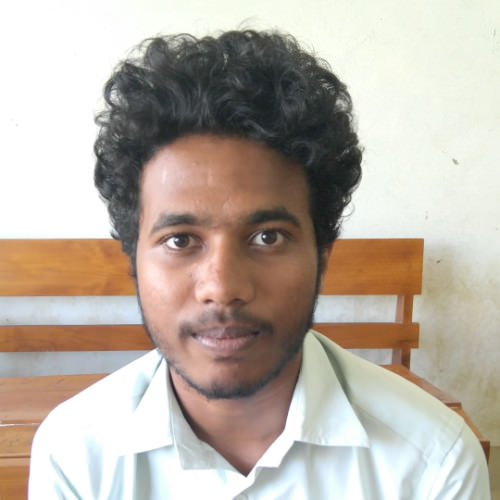
#> input picture training-data/s1/1.jpg, 500 x 500 px
$ python facemaster.py   (Python 2 division)
#> lines starting #> are read from the running program, lines starting #| are printed output that depends on the picture; after the words box and inside, x2 and y2 are one past the last pixel; in counts of white or black regions, pixels touching at a corner belong together
### face_detect.py
import cv2
import sys

def face_detect(imagePath):
	# HaarCascade file, to detect the face.
#> called with imagePath = 'training-data/s1/1.jpg'
	faceCascade = cv2.CascadeClassifier("opencv-files/haarcascade_frontalface_alt.xml")
	image = cv2.imread(imagePath)
#> image is the input picture: shape (500, 500, 3); mean B, G, R 166.2, 176.8, 186.5
	#Convert image to grayscale
	gray = cv2.cvtColor(image, cv2.COLOR_BGR2GRAY)
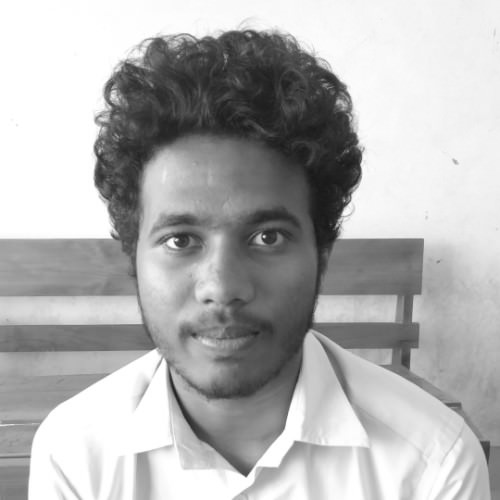
#> gray: shape (500, 500); min 21, max 255, mean 178.5
	grays = []
	faces = faceCascade.detectMultiScale(
		gray,
		scaleFactor=1.1,
		minNeighbors=5,
		minSize=(30, 30)
	)
#> faces = [[116, 153, 218, 218]]

	# For drawing rectangles over multiple faces in the image
	for (x, y, w, h) in faces:
		cv2.rectangle(image, (x, y), (x+w, y+h), (0, 255, 0), 2)
#> this loop made 1 pass
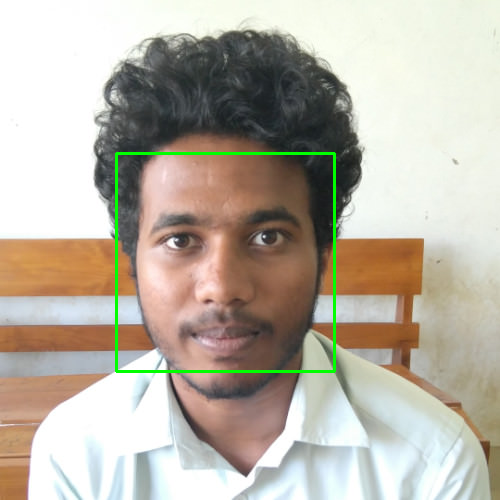
#> image: shape (500, 500, 3); 1.04% of pixels changed, all inside (x1, y1, x2, y2) = (115, 152, 336, 373)

	# Show Detected faces.
	cv2.imshow("Faces found", image)
	cv2.waitKey(1)

	# Append the detected faces into grays list.
	for i in range(0, len(faces)):
		(x, y, w, h) = faces[i]
		grays.append(gray[y:y+w, x:x+h])
#> after the loop, grays = 1 item
	print "------------------------------------------------------------"
	print "Detecting Face -\-"
	return grays, faces, len(faces)

### training_data.py
import cv2, os, sys
import numpy as np
import face_detect as face_detect

def training_data(data_folder):
    dirs = os.listdir(data_folder)
    faces = []
    labels = []
    for dir_name in dirs:
        if not dir_name.startswith("s"):
            continue;
        label = int(dir_name.replace("s", ""))
        subject_dir = data_folder + "/" + dir_name
        subject_images_names = os.listdir(subject_dir)
        for image_name in subject_images_names:
            if image_name.startswith("."):
                continue;
            image_path = subject_dir + "/" + image_name
            face, rect, length = face_detect.face_detect(image_path)
#> face = 1 item; rect = [[116, 153, 218, 218]]; length = 1
            if face is not None:
                faces.append(face[0])
                labels.append(label)

    return faces, labels

### facemaster.py
import cv2
import numpy as np
import face_detect as face_detect
import training_data as training_data

label = []
def predict(test_img):
#> called with test_img = 'test-data/test.jpg'
	img = cv2.imread(test_img).copy()
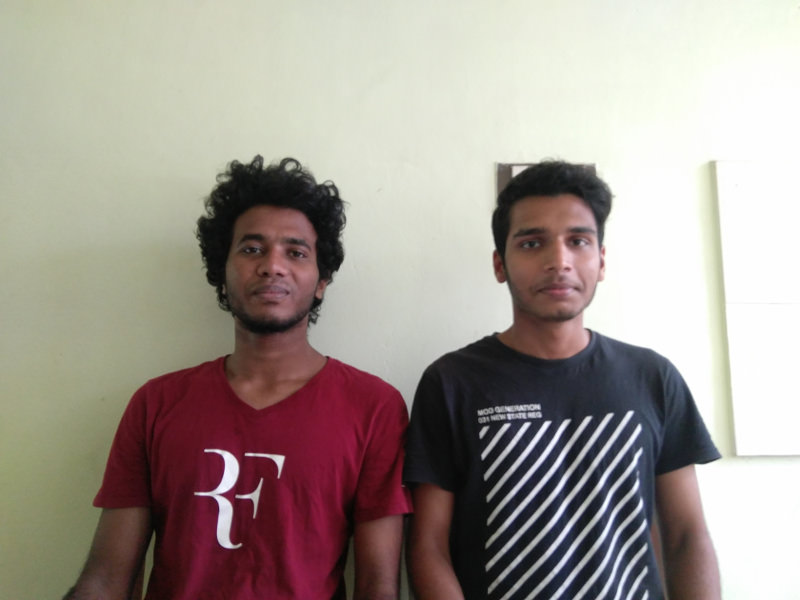
#> input picture test-data/test.jpg, 800 x 600 px
#> img is the input picture: shape (600, 800, 3); mean B, G, R 145.4, 152.5, 162.1
	print "\n\n\n"
	print "Face Prediction Running -\-"
	face, rect, length = face_detect.face_detect(test_img)
#> call 4 of face_detect, with imagePath = 'test-data/test.jpg'
#> in face_detect (call 4), `gray = cv2.cvtColor(image, cv2.COLOR_BGR2GRAY)`:
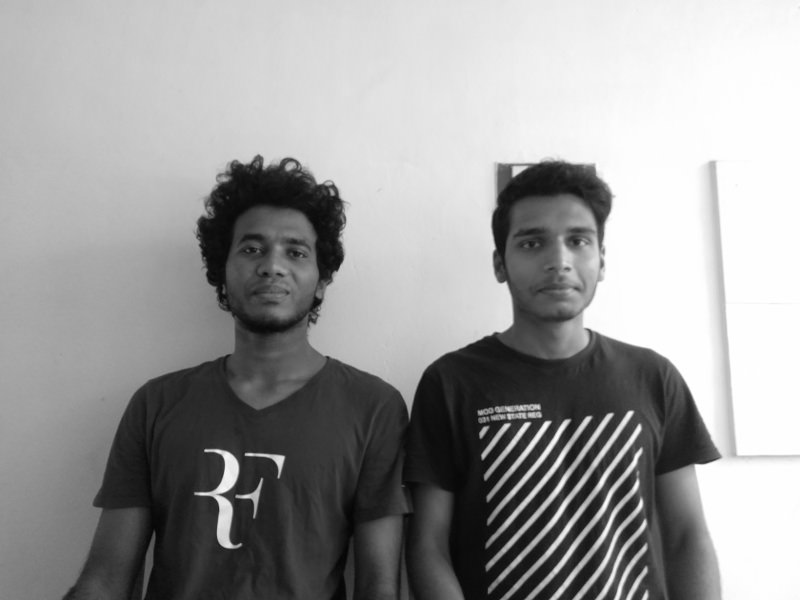
#> gray: shape (600, 800); min 4, max 255, mean 154.6
#> in face_detect (call 4), `faces = faceCascade.detectMultiScale( gray, scaleFactor=1.1, minNeighb..`: faces = [[498, 196, 119, 119], [215, 204, 117, 117]]
#> the loop in face_detect (call 4), `for (x, y, w, h) in faces:` made 2 passes
#> after the loop in face_detect (call 4), `for (x, y, w, h) in faces:`:
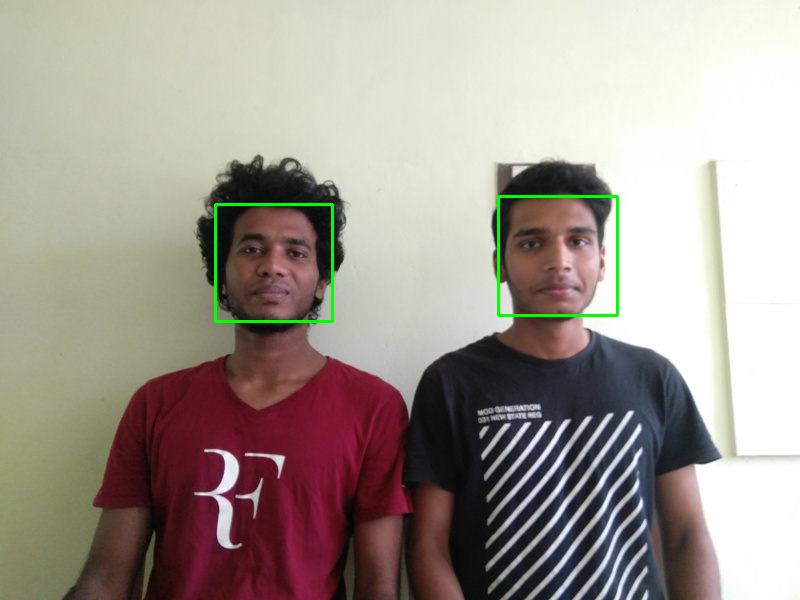
#> image: shape (600, 800, 3); 0.59% of pixels changed, all inside (x1, y1, x2, y2) = (214, 195, 619, 323)
#> the loop in face_detect (call 4), `for i in range(0, len(faces)):` made 2 passes
#> after the loop in face_detect (call 4), `for i in range(0, len(faces)):`: grays = 2 items
#> face = 2 items; rect = [[498, 196, 119, 119], [215, 204, 117, 117]]; length = 2
	print len(face), "faces detected."
#| 2 faces detected.
	for i in range(0, len(face)):
		labeltemp, confidence = face_recognizer.predict(face[i])
#> labeltemp = 1; confidence = 94.75
		label.append(labeltemp)
	return img, label

faces, labels = training_data.training_data("training-data")
face_recognizer = cv2.face.LBPHFaceRecognizer_create()
face_recognizer.train(faces, np.array(labels))


# Read the test image.
test_img = "test-data/test.jpg"
predicted_img , label= predict(test_img)
#> label = [1, 1]
cv2.destroyAllWindows()
cv2.waitKey(1)
cv2.destroyAllWindows()
print "Recognized faces = ", label
#| Recognized faces =  [1, 1]
